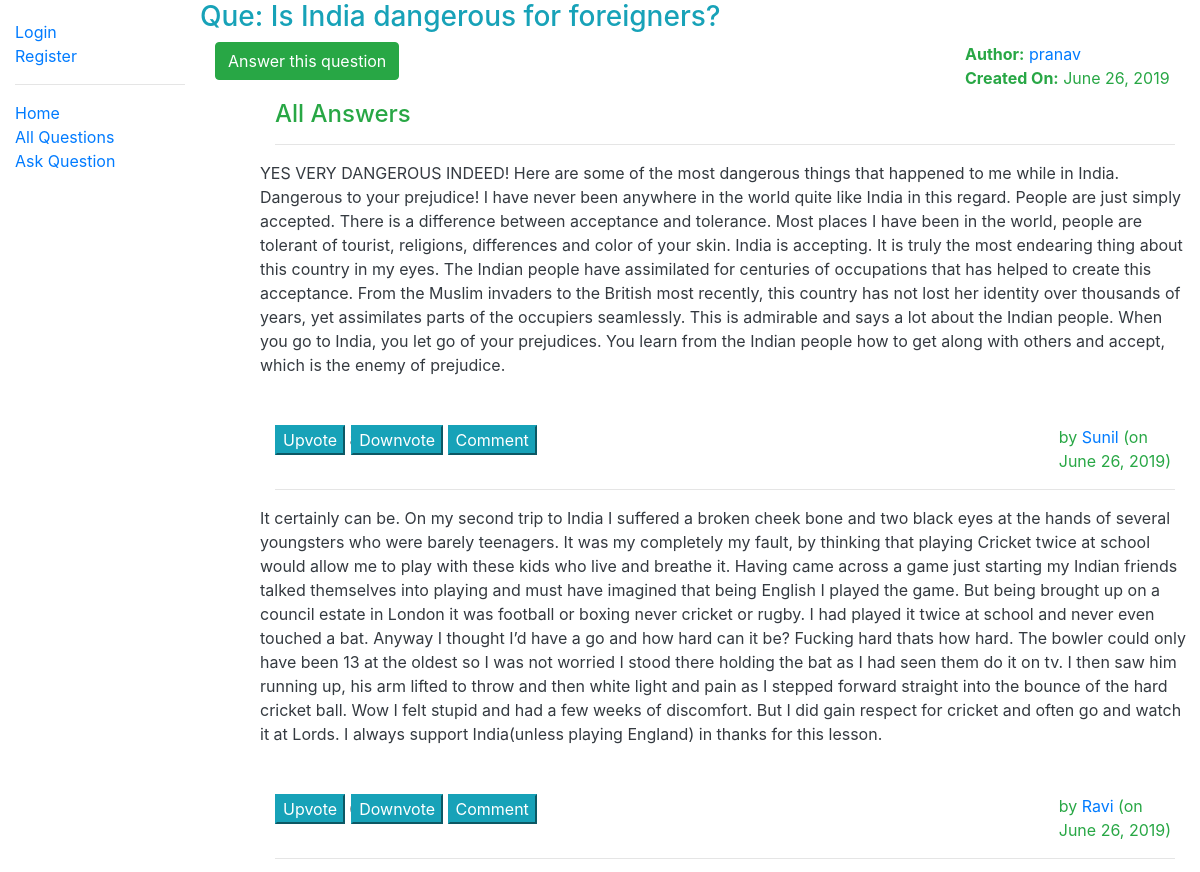
The app's page /myquora/question/6 (upper part), older data.
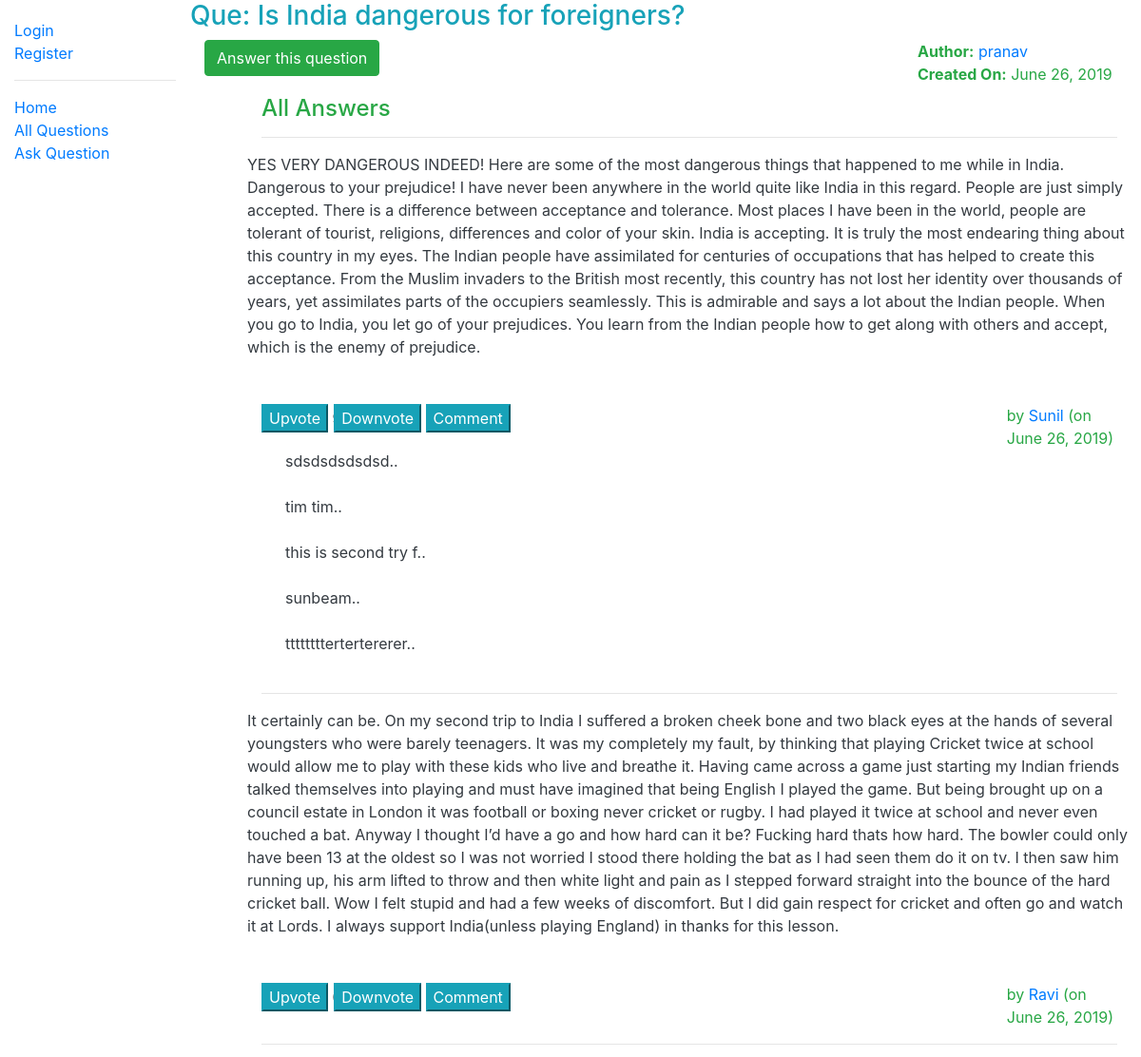
The same page, newer data.
### myquora/models.py (models this page shows)
class Answer(models.Model):
    author = models.ForeignKey(Author, on_delete=models.SET_NULL, null=True)
    question = models.ForeignKey('Question', on_delete=models.SET_NULL, null=True)
    answer_text = models.TextField(max_length=2000, help_text='Write your answer here...')
    date_created = models.DateField(null=True, default=datetime.now())
    date_updated = models.DateField(null=True, default=datetime.now())
    upvote = models.IntegerField(default=0)
    downvote = models.IntegerField(default=0)
    views = models.IntegerField(default=0)
    def __str__(self):
        return f'Que: {self.question.question_text[:50]}.. Ans: {self.answer_text[:50]}..'

class Author(models.Model):
    user = models.ForeignKey(User, on_delete=models.CASCADE)
    email = models.EmailField(max_length=70,blank=True)
    date_created = models.DateField(null=True, default=datetime.now())
    credits =  models.IntegerField(default=0)
    def get_absolute_url(self):
        return reverse('author-detail', args=[str(self.id)])
    def __str__(self):
        return f'{self.user.username}'

class Comment(models.Model):
    author = models.ForeignKey('Author', on_delete=models.SET_NULL, null=True)
    answer = models.ForeignKey('Answer', on_delete=models.SET_NULL, null=True)
    comment_text = models.TextField(max_length=1000, help_text='Enter your comment...')
    date_created = models.DateField(default=datetime.now())
    date_updated = models.DateField(default=datetime.now())
    def __str__(self):
        return f'{self.comment_text[:20]}..'

### myquora/views.py (the view)
# urls.py: path('question/<int:pk>', views.QuestionDetailView.as_view(), name='question-detail'),
class QuestionDetailView(generic.DetailView):
    model = Question
    paginate_by = 3
    def get_context_data(self, **kwargs):
        context = super().get_context_data(**kwargs)
        print(context)
        question_id = self.kwargs['pk']
        print(question_id)
        question = Question.objects.get(id=question_id)
        answer_list = Answer.objects.filter(question=question)
        print('Question: ', question)
        print('Question Type: ', type(question))
        print('Answer list: ', answer_list)
        print('Answer list is ready')
        print('Finding comments for answer...')
        comment_dictionary = {}
        for ans in iter(answer_list):
            print('Answer: ', ans)
            print('Answer Id: ', ans.id)
            print('Answer Type: ', type(ans))
            comment_list = Comment.objects.filter(answer = ans)
            print('Comment List: ', comment_list)
            comment_dictionary[ans.id] = comment_list
            print('---------------------------------------')
        print('Comment list is ready')
        print('printing comment dictionary:', comment_dictionary)
        for keys, values in comment_dictionary.items():
            print(keys, " -> ", values)
        print('Comments print is over')
        context['answer_list'] = answer_list
        context['answer_url'] = '/myquora/question/' + str(question_id) + '/answer/'
        context['upvote_url'] = '/myquora/answer/upvote/'
        context['downvote_url'] = '/myquora/answer/downvote/'
        context['comment_dictionary'] = comment_dictionary
        return context

### myquora/models.py (called while the page is built)
    def __str__(self):
        return f'{self.question_text}'

### myquora/templates/myquora/question_detail.html (shortened to what this page needs)
{% extends "base_generic.html" %}
{% block content %}
<div class="row text-info">
    <h3>Que: {{ question.question_text }} </h3>
</div>
  <div class="text-success">
    <div class="row">
        <div class="col">
          <form action = "{{answer_url}}" method = "GET" >
            <input type ="submit"  class="btn btn-success" role="button" value="Answer this question">
          </form>
        </div>
        <div class="col-6"></div>
        <div class="col">
          <strong>Author:</strong> <a href="{{ question.author.get_absolute_url }}">{{ question.author }}</a>
          <br>
          <strong>Created On:</strong> {{ question.date_created }}
        </div>
    </div>
  <div style="margin-left:20px;margin-top:10px; margin-right: 10px;">
    {% if answer_list %}
    <ul>
        <h4>All Answers</h4>
      {% for answer in answer_list %}
            <hr></hr>
          <div class="row text-dark">
            {{ answer.answer_text }}
          </div>
          <br>
          <br>
          <div class="row text-success">
              <div class="col">
                <form action="{{upvote_url}}{{answer.id}}" method="POST">
                  <input type="submit" value="Upvote" class="btn-info">
                  <span class="text-dark">{{ answer.upvote }}</span>
                </form>
              </div>
            <div style="margin-left: -70px;" class="col">
                <form action="{{downvote_url}}{{answer.id}}" method="POST">
                  <input type="submit" value="Downvote" class="btn-info">
                  <span class="text-dark">{{ answer.downvote }}</span>
                </form>
              </div>
            <div style="margin-left: -50px;" class="col">
                <form action="/myquora/answer/{{answer.id}}/comment/" method="GET">
                  <input type="submit" value="Comment" class="btn-info">
                </form>
              </div>
            <div class="col-6"></div>
              <div class="col">
                  by <a href="{{ answer.author.get_absolute_url }}">{{answer.author}} </a>
                  (on {{answer.date_updated}})
              </div>
          </div>
          {% for key, comment in comment_dictionary.items %}
            {% if key == answer.id %}
              {% if comment %}
                {% for comm in comment %}
                  <div style="margin-left: 25px;" class="row text-dark">
                     {{ comm }}
                  </div>
                  <br>
                {% endfor %}
              {% endif %}
            {% endif %}
          {% endfor %}
      {% endfor %}
    </ul>
    {% else %}
    <div class="text-danger">
        There are no answers for this question.
    </div>
    {% endif %}
  </div>
{% endblock %}

Row changes from the older to the newer data that the page shows:
added Comment: comment_text "sdsdsdsdsdsd..", shown under Answer "Sunil"
added Comment: comment_text "tim tim..", shown under Answer "Sunil"
added Comment: comment_text "this is second try f..", shown under Answer "Sunil"
added Comment: comment_text "sunbeam..", shown under Answer "Sunil"
added Comment: comment_text "ttttttttertertererer..", shown under Answer "Sunil"
